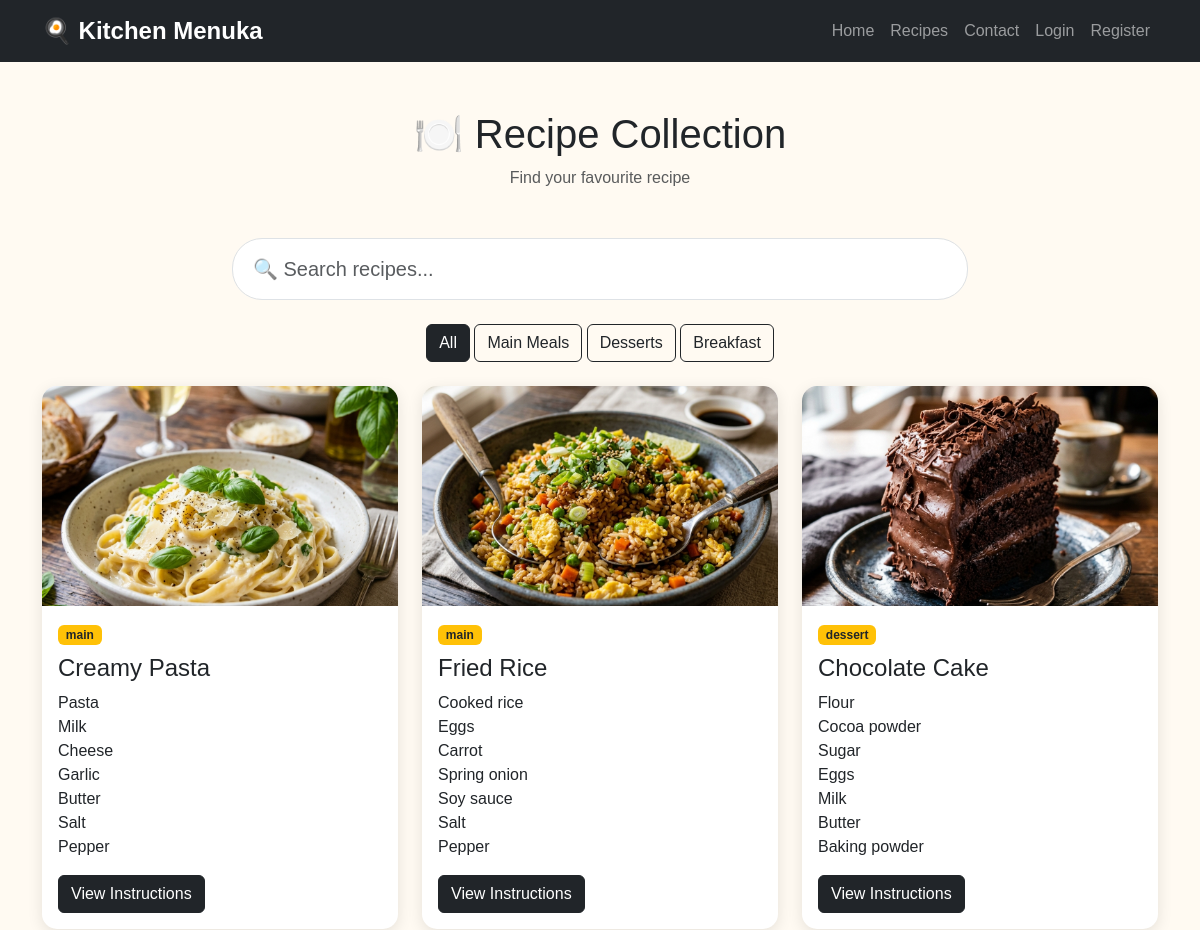
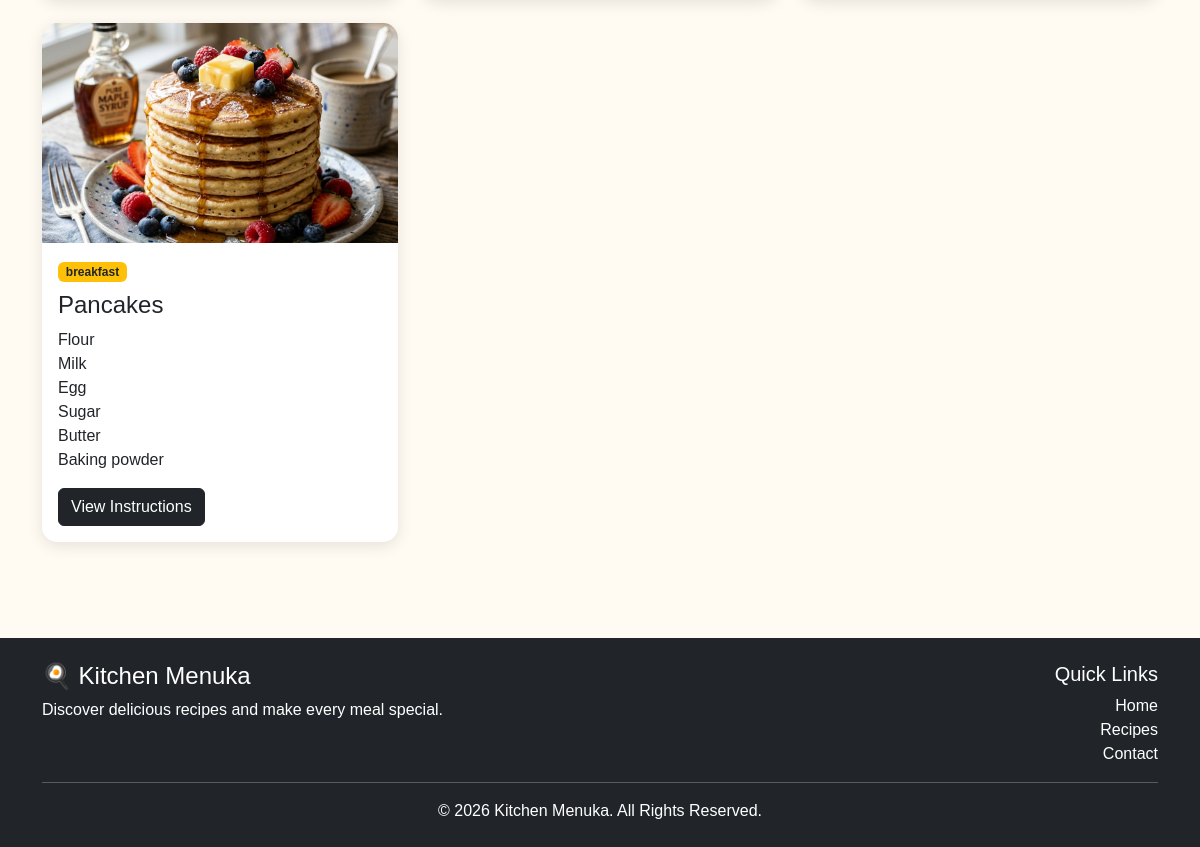
Page /recipes.php on the committed database (2 pictures, top to bottom).
### tables this page shows
CREATE TABLE recipes (

    id INT AUTO_INCREMENT PRIMARY KEY,

    title VARCHAR(150) NOT NULL,

    category VARCHAR(50) NOT NULL,

    ingredients TEXT NOT NULL,

    instructions TEXT NOT NULL,

    image VARCHAR(255),

    user_id INT NULL,

    created_at TIMESTAMP DEFAULT CURRENT_TIMESTAMP,

    FOREIGN KEY (user_id)
        REFERENCES users(id)
        ON DELETE SET NULL

);

### recipes.php (the view, shortened to what this page needs)
<?php
include "includes/db.php";
include "includes/header.php";
$sql = "SELECT * FROM recipes ORDER BY created_at DESC";
$result = $conn->query($sql);
?>
<section class="container py-5">
    <div class="text-center mb-5">
        <h1>🍽️ Recipe Collection</h1>
        <p class="text-muted">
            Find your favourite recipe
        </p>
    </div>
    <div class="row mb-4">
        <div class="col-md-8 mx-auto">
            <input
                type="text"
                id="recipeSearch"
                class="form-control form-control-lg"
                placeholder="🔍 Search recipes...">
        </div>
    </div>
    <div class="text-center mb-4">
        <button class="btn btn-dark category-btn"
                data-category="all">
            All
        </button>
        <button class="btn btn-outline-dark category-btn"
                data-category="main">
            Main Meals
        </button>
        <button class="btn btn-outline-dark category-btn"
                data-category="dessert">
            Desserts
        </button>
        <button class="btn btn-outline-dark category-btn"
                data-category="breakfast">
            Breakfast
        </button>
    </div>
    <div class="row g-4" id="recipeContainer">
        <?php if ($result->num_rows > 0): ?>
            <?php while ($recipe = $result->fetch_assoc()): ?>
                <div
                    class="col-md-4 recipe-item"
                    data-category="<?php echo htmlspecialchars($recipe['category']); ?>">
                    <div class="card recipe-card h-100">
                        <?php if (!empty($recipe['image'])): ?>
                            <?php
                            $image_file = $recipe['image'];
                            $image_path = "images/" . $image_file;
                            if (file_exists("images/recipes/" . $image_file)) {
                                $image_path = "images/recipes/" . $image_file;
                            }
                            ?>
                            <img
                                src="<?php echo htmlspecialchars($image_path); ?>"
                                class="card-img-top"
                                alt="<?php echo htmlspecialchars($recipe['title']); ?>">
                        <?php endif; ?>
                        <div class="card-body">
                            <span class="badge bg-warning text-dark">
                                <?php
                                echo htmlspecialchars($recipe['category']);
                                ?>
                            </span>
                            <h4 class="card-title mt-2">
                                <?php
                                echo htmlspecialchars($recipe['title']);
                                ?>
                            </h4>
                            <p>
                                <?php
                                echo nl2br(
                                    htmlspecialchars(
                                        $recipe['ingredients']
                                    )
                                );
                                ?>
                            </p>
                            <button
                                class="btn btn-dark"
                                data-bs-toggle="modal"
                                data-bs-target="#recipeModal<?php echo $recipe['id']; ?>">
                                View Instructions
                            </button>
                        </div>
                    </div>
                </div>
            <?php endwhile; ?>
        <?php else: ?>
            <div class="text-center">
                <h4>No recipes found.</h4>
            </div>
        <?php endif; ?>
    </div>
</section>
<?php
include "includes/footer.php";
?>

### includes/header.php (shortened to what this page needs)
<?php
if (!isset($base_path)) {
    $base_path = file_exists('index.php') ? '' : (file_exists('../index.php') ? '../' : '');
}
?>
<!DOCTYPE html>
<html lang="en">
<head>
    <link
        href="https://cdn.jsdelivr.net/npm/bootstrap@5.3.3/dist/css/bootstrap.min.css"
        rel="stylesheet">
    <link
        rel="stylesheet"
        href="https://cdn.jsdelivr.net/npm/bootstrap-icons@1.11.3/font/bootstrap-icons.min.css">
    <link rel="stylesheet" href="<?php echo $base_path; ?>css/style.css">
</head>
<body>
<nav class="navbar navbar-expand-lg navbar-dark bg-dark sticky-top">
    <div class="container">
        <a class="navbar-brand fw-bold" href="<?php echo $base_path; ?>index.php">
            🍳 Kitchen Menuka
        </a>
        <div class="collapse navbar-collapse" id="navbarNav">
            <ul class="navbar-nav ms-auto">
                <li class="nav-item">
                    <a class="nav-link" href="<?php echo $base_path; ?>index.php">Home</a>
                </li>
                <li class="nav-item">
                    <a class="nav-link" href="<?php echo $base_path; ?>recipes.php">Recipes</a>
                </li>
                <li class="nav-item">
                    <a class="nav-link" href="<?php echo $base_path; ?>contact.php">Contact</a>
                </li>
                <?php if (isset($_SESSION['user_id'])): ?>
                    <li class="nav-item">
                        <a class="nav-link" href="<?php echo $base_path; ?>dashboard.php">
                            Dashboard
                        </a>
                    </li>
                    <li class="nav-item">
                        <a class="nav-link text-warning" href="<?php echo $base_path; ?>auth/logout.php">
                            Logout
                        </a>
                    </li>
                <?php else: ?>
                    <li class="nav-item">
                        <a class="nav-link" href="<?php echo $base_path; ?>auth/login.php">
                            Login
                        </a>
                    </li>
                    <li class="nav-item">
                        <a class="nav-link" href="<?php echo $base_path; ?>auth/register.php">
                            Register
                        </a>
                    </li>
                <?php endif; ?>
            </ul>
        </div>
    </div>
</nav>

### includes/footer.php (shortened to what this page needs)
<footer class="bg-dark text-white mt-5">
    <div class="container py-4">
        <div class="row">
            <div class="col-md-6">
                <h4>🍳 Kitchen Menuka</h4>
                <p>
                    Discover delicious recipes and make every meal special.
                </p>
            </div>
            <div class="col-md-6 text-md-end">
                <h5>Quick Links</h5>
                <a href="<?php echo $base_path; ?>index.php" class="footer-link">Home</a><br>
                <a href="<?php echo $base_path; ?>recipes.php" class="footer-link">Recipes</a><br>
                <a href="<?php echo $base_path; ?>contact.php" class="footer-link">Contact</a>
            </div>
        </div>
        <hr>
        <p class="text-center mb-0">
            © 2026 Kitchen Menuka. All Rights Reserved.
        </p>
    </div>
</footer>
</body>
</html>

### css/style.css (style rules this page uses)
body { font-family: Arial, sans-serif; background-color: #fffaf2; }
.navbar-brand { font-size: 1.5rem; }
.recipe-card { border: none; border-radius: 15px; overflow: hidden; box-shadow: 0 4px 15px rgba(0,0,0,0.1); transition: 0.3s; }
.recipe-card img { height: 220px; object-fit: cover; }
.footer-link { color: white; text-decoration: none; }
#recipeSearch { border-radius: 30px; padding: 15px 20px; }

### rows in the picture
recipes: image (picture), category "main", title "Creamy Pasta", ingredients "Pasta Milk Cheese Garlic Butter Salt Pepper"
recipes: image (picture), category "main", title "Fried Rice", ingredients "Cooked rice Eggs Carrot Spring onion Soy sauce Salt Pepper"
recipes: image (picture), category "dessert", title "Chocolate Cake", ingredients "Flour Cocoa powder Sugar Eggs Milk Butter Baking powder"
recipes: image (picture), category "breakfast", title "Pancakes", ingredients "Flour Milk Egg Sugar Butter Baking powder"
